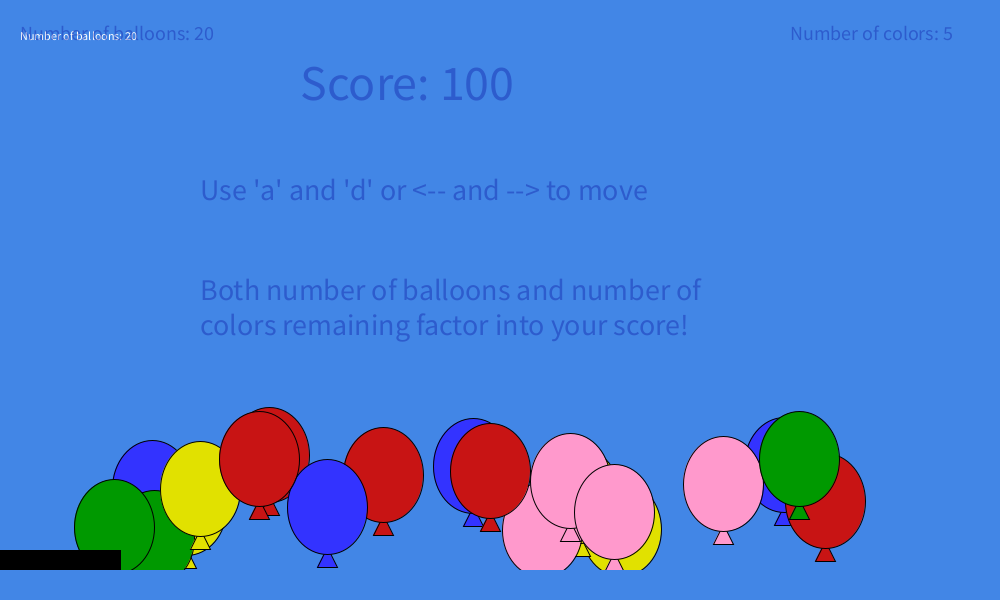
Frame 1 (no input)
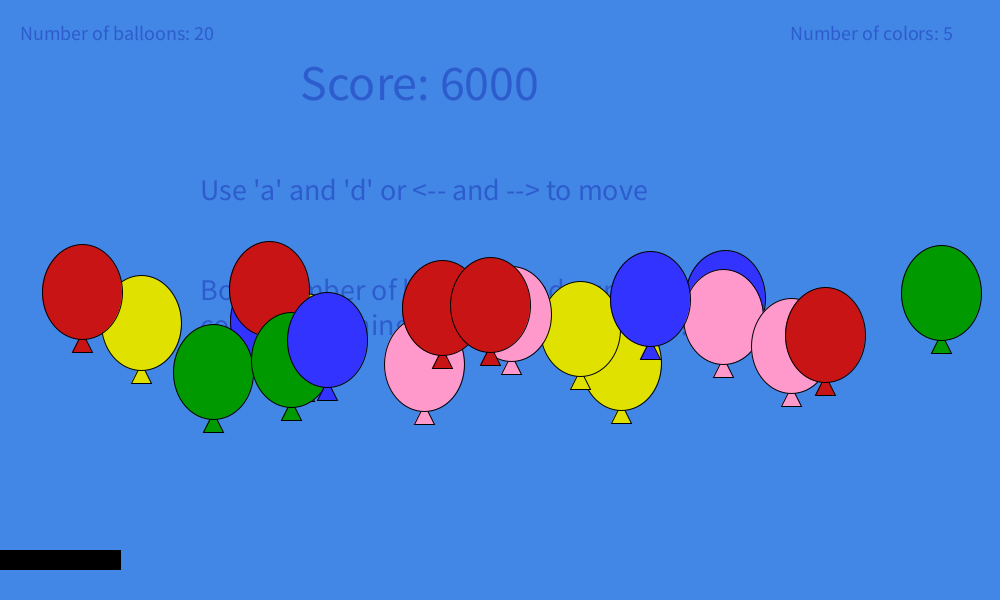
Frame 60 (the mouse pressed at the canvas centre just before this capture)
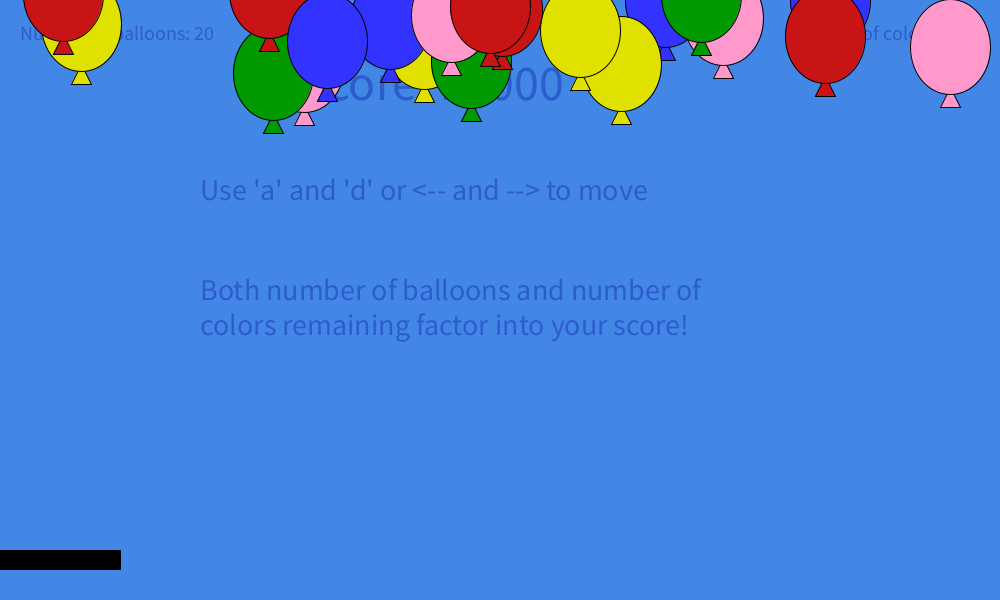
Frame 120 (the mouse held since frame 60 and released just before this capture)

The Processing sketch that drew these frames (run headless with seeded random() and noise(); from frame 60 on, the mouse is pressed at the canvas centre):

// Processing sketch: bloonBounce
// ── bloonBounce.pde
bloon[] Balls;
int bloonsAlive=0,numColors,score,bounceX;
int[] colors;
boolean red,blue,green,yellow,pink;

void setup(){
  size(1000,600);
  Balls=new bloon[20];
  colors=new int[20];
  for (int i=0;i<20;i++){
    Balls[i]=new bloon();
  }
  for (int i=0;i<20;i++){
    colors[i]=Balls[i].colorGetter();
  }
  background(66,134,230);
  noCursor();
  frameRate(60);
}

void draw(){
  background(66,134,230);
  scoring();
  bounceMove();
  fill(0,0,150,80);
  textSize(50);
  text("Score: "+score,300,100);
  textSize(30);
  text("Use 'a' and 'd' or <-- and --> to move",200,200);
  text("Both number of balloons and number of \ncolors remaining factor into your score!",200,300);
  textSize(20);
  for (int i=0;i<20 ;i++){
    bloonsAlive+=Balls[i].alive();
  }
  text("Number of balloons: "+bloonsAlive,20,40);
  bloonsAlive=0;
  text("Number of colors: "+numColors,790,40);
  for (int i=0;i<20 ;i++){
    Balls[i].move();
    Balls[i].show();
  }
  fill(0);
  stroke(0);
  rect(bounceX,550,120,20);
  fill(66,134,230);
  stroke(66,134,230);
  rect(0,570,width,30);
  numColors=0;
}

void scoring(){
  for (int i=0;i<20 ;i++){
    bloonsAlive+=Balls[i].alive();
  }
  text("Number of balloons: "+bloonsAlive,20,40);
  numColors=numberColors();
  score+=(numColors*bloonsAlive);
  bloonsAlive=0;
}

int numberColors(){
  int c=0;
  for (int i=0;i<20;i++){
    if (Balls[i].getPop()==false){
      if (colors[i]==0){
        red=true;
      }
      if (colors[i]==1){
        blue=true;
      } 
      if (colors[i]==2){
        green=true;
      }
      if (colors[i]==3){
        yellow=true;
      }
      if (colors[i]==4){
        pink=true;
      }
    }
  }
  if(red==true){
    c++;
  }
  if(blue==true){
    c++;
  }
  if(green==true){
    c++;
  }
  if(yellow==true){
    c++;
  }
  if(pink==true){
    c++;
  }
  red=false;
  blue=false;
  green=false;
  yellow=false;
  pink=false;
  return c;
}
void bounceMove(){
  if(keyPressed){
    if((key=='a'||keyCode==LEFT)&&bounceX>=0){
      bounceX-=20;
    }
    else if((key=='d'||keyCode==RIGHT)&&bounceX<=880){
      bounceX+=20;
    }
  }
}
class bloon{
  int bloonX=(int)(Math.random()*800+100);
  double bloonY=Math.random()*100+450;
  double bloonV=100;
  double bloonTime=0;
  double xInc=(Math.random()*7)-3;
  int colorPick=(int)(Math.random()*5);
  int bloonR,bloonG,bloonB;
  boolean popped=false;
  void move(){
    bloonTime+=.001;
    if(bloonX>960||bloonX<0){
      xInc*=-1;
    }
    bloonX+=xInc;
    bloonY-=(bloonV*bloonTime)+(.5*bloonTime*bloonTime);
    bloonV-=10*bloonTime;
    if (bloonY>500){
      contact();
    }
  }
  void show(){
    if(colorPick==0){
      bloonR=200;
      bloonG=20;
      bloonB=20;
    }
    if(colorPick==1){
      bloonR=0;
      bloonG=153;
      bloonB=0;
    }
    if(colorPick==2){
      bloonR=51;
      bloonG=51;
      bloonB=255;
    }
    if(colorPick==3){
      bloonR=225;
      bloonG=225;
      bloonB=0;
    }
    if(colorPick==4){
      bloonR=255;
      bloonG=153;
      bloonB=204;
    }
    fill(bloonR,bloonG,bloonB);
    stroke(0);
    triangle(bloonX,(int)bloonY+40,bloonX-10,(int)bloonY+60,bloonX+10,(int)bloonY+60);
    ellipse(bloonX,(int)bloonY,80,95);
  }
  void reset(){
    bloonY-=30;
    bloonTime=0;
    bloonV*=-1;
    xInc=(Math.random()*7)-3;
  }
  void contact(){
     if (Math.abs(bounceX-bloonX)<150&&bloonTime>.05){
       reset();
     }
     else if (bloonY>=600){
       bloonX=1300;
       popped=true;
     }
   }
   int alive(){
     if (bloonX>1000){
       return 0;
     }
     return 1;
   }
   int colorGetter(){
     return colorPick;
   }
   boolean getPop(){
     return popped;
   }
}
